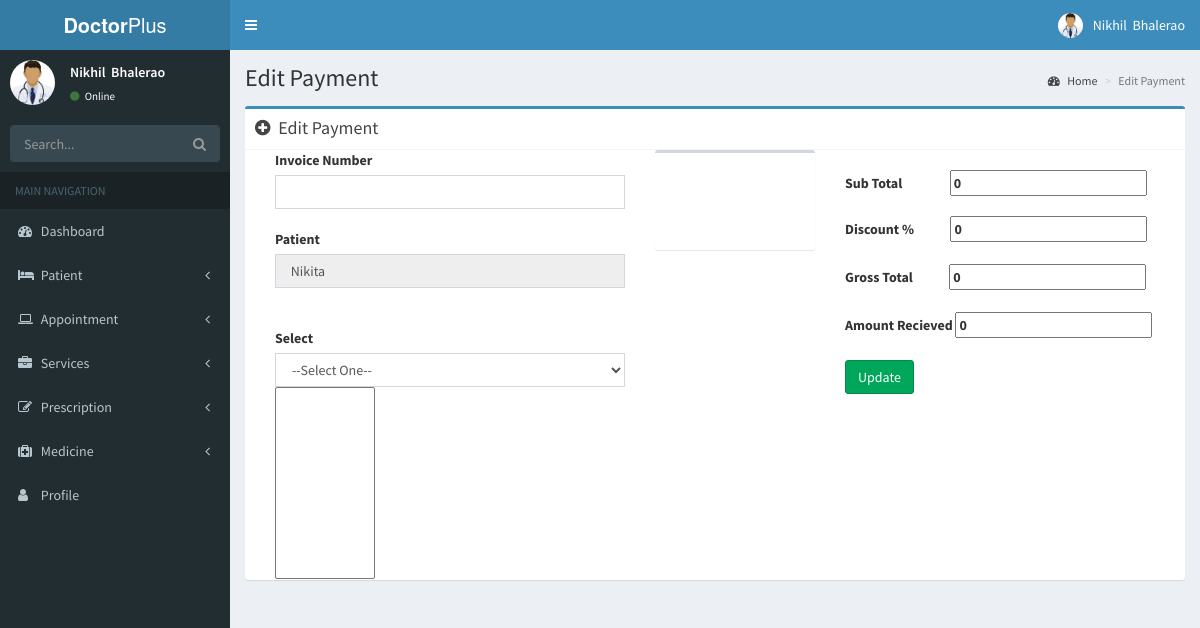
The app's page /dashboard/Patient/editpayment.php?id=3 with its own data.
### tables this page shows
CREATE TABLE IF NOT EXISTS `patientregister` (
  `id` int(20) NOT NULL AUTO_INCREMENT,
  `doctor` varchar(30) NOT NULL,
  `name` varchar(25) NOT NULL,
  `email` varchar(35) NOT NULL,
  `password` varchar(20) NOT NULL,
  `address` varchar(50) NOT NULL,
  `phone` varchar(11) NOT NULL,
  `gender` varchar(100) NOT NULL,
  `birthdate` date NOT NULL,
  `bloodgroup` varchar(5) NOT NULL,
  `imageupload` varchar(20) NOT NULL,
  `status` enum('1','0') NOT NULL DEFAULT '1',
  PRIMARY KEY (`id`)
);

CREATE TABLE IF NOT EXISTS `addpayment` (
  `id` int(11) NOT NULL AUTO_INCREMENT,
  `invoice` varchar(100) NOT NULL,
  `patient` int(30) NOT NULL,
  `refdbydoctor` varchar(30) NOT NULL,
  `categoryselect` varchar(30) NOT NULL,
  `subtotal` int(11) NOT NULL,
  `addp_discount` int(11) NOT NULL,
  `grosstotal` int(11) NOT NULL,
  `amountreceived` int(11) NOT NULL,
  `depositammount` varchar(100) NOT NULL,
  `date` varchar(100) NOT NULL,
  `vatper` int(100) NOT NULL,
  `discount` int(100) NOT NULL,
  PRIMARY KEY (`id`)
);

### dashboard/Patient/editpayment.php (the view, shortened to what this page needs)
<?php include"../Include/header.php";?>
<?php include"../Include/sidebar.php";?>
<?php
include("../inc/connect.php") ;
$sql="SELECT * FROM addpayment WHERE  id='".$_GET['id']."'";
$write =mysqli_query($db_connect, $sql) or die(mysql_error($db_connect));
$a_row=mysqli_fetch_array($write)or die (mysql_error($db_connect));
$p_query=mysqli_query($db_connect, "SELECT * FROM patientregister WHERE id='".$a_row['patient']."'")or die (mysql_error());
$p_row1=mysqli_fetch_array($p_query);
?>
  <div class="content-wrapper">
    <section class="content-header">
      <h1>
       Edit Payment
      </h1>
      <ol class="breadcrumb">
        <li><a href="#"><i class="fa fa-dashboard"></i> Home</a></li>
        <li class="active">Edit Payment</li>
      </ol>
    </section>
    <section class="content">
      <div class="row">
        <div class="col-md-12">
        <div class="box box-primary">
            <div class="box-header with-border">
             <i class="fa fa-plus-circle"></i> <h3 class="box-title">Edit Payment </h3>
            </div>
      <div class="container">
      <form method="POST" >
      <div class="col-md-4">
      <label>Invoice Number</label>
       <input type="text" name="invoice" value="<?php echo $a_row['invoice'];?>" class='form-control' placeholder=''><br>
  <label >Patient</label><br>
  <input type="text" name="p_name" value="<?php echo $p_row1['name'];?>" class='form-control' placeholder='' readonly> <br>
  <br>
 <label> Select</label>
<select name="categoryselect[]" id="categoryselect" placeholder="" class='form-control'>
  <option>--Select One--</option>
</select>
<select name="subservice" id="subservice" size="10" style="width: 100px;" multiple="multiple" >
</select>
</div>
 <div class="col-md-2">
<div class="box" style="height: 100px;">
  </div>
</div>
<div class="col-md-6"  style="float:right;">
  <br>
 <label> Sub Total</lable>&nbsp;&nbsp;&nbsp;&nbsp;&nbsp;&nbsp;&nbsp;&nbsp;&nbsp;&nbsp;&nbsp;&nbsp;&nbsp;&nbsp;&nbsp;&nbsp;
  <input type ="text" name="subtotal" id="subtotal" value="<?php echo $a_row['subtotal'];?>" ><br><br>
<label> Discount %</label>&nbsp;&nbsp;&nbsp;&nbsp;&nbsp;&nbsp;&nbsp;&nbsp;&nbsp;&nbsp;&nbsp;&nbsp;
  <input type ="number" name="addp_discount" id="chDiscount" value="<?php echo $a_row['addp_discount'];?>""><br><br>
   <label> Gross Total</label>&nbsp;&nbsp;&nbsp;&nbsp;&nbsp;&nbsp;&nbsp;&nbsp;&nbsp;&nbsp;&nbsp;&nbsp;
  <input type ="text" name="grosstotal" id="result" value="<?php echo $a_row['grosstotal'];?>"><br><br>
   <label> Amount  Recieved</label>
 <input type ="text" name="amountreceived" value="<?php echo $a_row['amountreceived'];?>" ><br><br>
 <button type="submit" name="b1" class="btn btn-success" >Update</button>
            </div>
           </form>
       </div>
   </div>
</div>
</div>
</section>
</div>
<?php include "../Include/footer.php";?>

### dashboard/Include/header.php (shortened to what this page needs)
<?php include"../inc/connect.php";
 ?>
 <!DOCTYPE html>
<html>
<head>
  <link rel="stylesheet" href="../bower_components/bootstrap/dist/css/bootstrap.min.css">
  <link rel="stylesheet" href="../bower_components/font-awesome/css/font-awesome.min.css">
  <link rel="stylesheet" href="../bower_components/Ionicons/css/ionicons.min.css">
  <link rel="stylesheet" href="../bower_components/select2/dist/css/select2.min.css">
  <link rel="stylesheet" href="../dist/css/AdminLTE.min.css">
  <link rel="stylesheet" href="../dist/css/skins/_all-skins.min.css">
  <link rel="stylesheet" href="../bower_components/morris.js/morris.css">
  <link rel="stylesheet" href="../bower_components/jvectormap/jquery-jvectormap.css">
  <link rel="stylesheet" href="../bower_components/bootstrap-datepicker/dist/css/bootstrap-datepicker.min.css">
  <link rel="stylesheet" href="../bower_components/bootstrap-daterangepicker/daterangepicker.css">
  <link rel="stylesheet" href="../plugins/bootstrap-wysihtml5/bootstrap3-wysihtml5.min.css">
  <link rel="stylesheet" href="../bower_components/fullcalendar/dist/fullcalendar.min.css">
  <link rel="stylesheet" href="../bower_components/fullcalendar/dist/fullcalendar.print.min.css" media="print">
  <link rel="stylesheet" href="../bower_components/datatables.net-bs/css/dataTables.bootstrap.min.css">
  </head>
<body class="hold-transition skin-blue sidebar-mini">
<div class="wrapper">
  <header class="main-header">
    <a href="index.php" class="logo">
      <span class="logo-lg"><b>Doctor</b>Plus</span>
    </a>
    <nav class="navbar navbar-static-top">
      <a href="#" class="sidebar-toggle" data-toggle="push-menu" role="button">
      </a>
      <div class="navbar-custom-menu">
        <ul class="nav navbar-nav">
        <li class="dropdown user user-menu">
         <a href="#" class="dropdown-toggle" data-toggle="dropdown">
          <?php
$sql="SELECT * FROM login";
    $write =mysqli_query($db_connect, $sql) or die(mysql_error($db_connect));
     $row2=mysqli_fetch_array($write)or die (mysql_error($db_connect));
?>
              <img src="../../dashboard/Upload/Adminprofile/<?php echo $row2['profile'];?>" class="user-image" alt="User Image">
              <span class="hidden-xs"><?php echo $row2['fname'];?>&nbsp;
           <?php echo $row2['lname'];?></span>
            </a>
          </li>
        </ul>
      </div>
    </nav>
  </header>

### dashboard/Include/sidebar.php (shortened to what this page needs)
  <aside class="main-sidebar">
    <section class="sidebar">
      <div class="user-panel">
        <div class="pull-left image">
           <?php
$sql="SELECT * FROM login";
    $write =mysqli_query($db_connect, $sql) or die(mysql_error($db_connect));
     $row2=mysqli_fetch_array($write)or die (mysql_error($db_connect));
     ?>
          <img src="../../dashboard/Upload/Adminprofile/<?php echo $row2['profile'];?>" class="img-circle" alt="User Image">
        </div>
        <div class="pull-left info">
          <p><?php echo $row2['fname'];?>&nbsp;
           <?php echo $row2['lname'];?></p>
          <a href="#"><i class="fa fa-circle text-success"></i> Online</a>
        </div>
      </div>
      <form action="#" method="get" class="sidebar-form">
        <div class="input-group">
          <input type="text" name="q" class="form-control" placeholder="Search...">
          <span class="input-group-btn">
                <button type="submit" name="search" id="search-btn" class="btn btn-flat"><i class="fa fa-search"></i>
                </button>
              </span>
        </div>
      </form>
      <ul class="sidebar-menu" data-widget="tree">
        <li class="header">MAIN NAVIGATION</li>
        <li>
          <a href=".././Index/index.php">
            <i class="fa fa-dashboard"></i> <span>Dashboard</span>
         </a>
        </li>
       <li class="treeview">
          <a href="#">
            <i class="fa fa-bed"></i> <span>Patient</span>
            <span class="pull-right-container">
              <i class="fa fa-angle-left pull-right"></i>
            </span>
          </a>
        </li>
        <li class="treeview">
          <a href="#">
            <i class="fa fa-laptop"></i> <span>Appointment</span>
            <span class="pull-right-container">
              <i class="fa fa-angle-left pull-right"></i>
            </span>
          </a>
        </li>
         <li class="treeview">
          <a href="#">
            <i class="fa fa-briefcase"></i> <span>Services</span>
            <span class="pull-right-container">
              <i class="fa fa-angle-left pull-right"></i>
            </span>
          </a>
        </li>
        <li class="treeview">
          <a href="#">
            <i class="fa fa-edit"></i> <span>Prescription</span>
            <span class="pull-right-container">
              <i class="fa fa-angle-left pull-right"></i>
            </span>
          </a>
        </li>
         <li class="treeview">
          <a href="#">
            <i class="fa fa-medkit"></i> <span>Medicine</span>
            <span class="pull-right-container">
              <i class="fa fa-angle-left pull-right"></i>
            </span>
          </a>
        </li>
           <li>
          <a href="../Admin/index.php">
            <i class="fa fa-user"></i> <span>Profile</span>
         </a>
        </li>
        </ul>
    </section>
  </aside>

### records on screen
patientregister: p_name "Nikita"
addpayment: subtotal "0", addp_discount "0", grosstotal "0", amountreceived "0"

### other values on screen
$row2['fname'] "Nikhil"
$row2['lname'] "Bhalerao"
